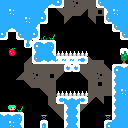

The image is a tile-based game level rendered from a .tmx file. Its description and complete source (layers, tilesets, objects, tile grids) follow:
An orthogonal 16x16 tile map with 8x8 px tiles, 5 tile layers (deco, spikes, walls, secret, ...).

<map version="1.10" tiledversion="1.11.1" orientation="orthogonal" renderorder="right-down" width="16" height="16" tilewidth="8" tileheight="8" infinite="0" nextlayerid="6" nextobjectid="1">
 <tileset firstgid="1" source="tiles.tsx" />
 <layer id="1" name="deco" width="16" height="16">
  <data encoding="csv">
0,0,0,0,0,0,0,0,46,55,46,46,0,0,0,0,
0,0,0,0,0,0,0,48,46,46,47,46,66,0,0,0,
0,0,0,0,0,0,0,0,47,0,0,48,0,0,0,0,
0,0,0,0,0,0,0,0,0,0,0,0,0,0,0,0,
0,0,0,0,0,25,16,0,0,0,0,0,0,0,0,0,
0,0,0,0,0,0,0,0,0,0,0,0,0,0,0,0,
0,0,0,0,0,0,0,0,0,0,0,0,0,0,0,51,
0,0,0,57,0,0,0,0,0,0,0,58,49,0,0,60,
0,0,0,46,46,46,46,46,46,46,46,46,46,56,0,0,
0,0,57,46,55,46,66,47,0,0,48,46,55,46,0,0,
0,0,0,48,46,46,46,0,0,0,0,46,66,46,0,0,
0,0,0,0,0,48,46,0,0,0,0,46,46,46,0,0,
0,0,0,0,0,0,46,0,0,0,0,47,48,0,0,0,
0,0,16,0,0,0,48,46,0,0,47,0,0,0,0,0,
0,0,0,0,0,0,0,48,0,0,0,0,0,0,0,0,
0,0,0,0,0,0,0,0,0,0,0,0,0,0,0,0
</data>
 </layer>
 <layer id="3" name="spikes" width="16" height="16">
  <data encoding="csv">
0,0,0,0,0,0,0,0,0,0,0,0,0,0,0,0,
0,0,0,0,0,0,0,0,0,0,0,0,0,0,0,0,
0,0,0,0,0,0,0,0,0,0,0,0,0,0,0,0,
0,0,0,0,0,0,0,0,0,0,0,0,0,0,0,0,
0,0,0,0,0,0,0,0,0,0,0,0,0,0,0,0,
0,0,0,0,0,0,0,0,0,0,0,0,0,0,0,0,
0,0,0,0,0,0,0,15,15,15,15,0,0,0,0,0,
0,0,0,0,0,0,0,0,0,0,0,0,0,0,0,0,
0,0,0,0,0,0,0,0,0,0,0,0,0,0,0,0,
0,0,0,0,0,0,0,0,0,0,0,0,0,0,0,0,
0,0,0,0,0,0,0,0,0,0,0,0,0,0,0,0,
0,0,0,0,0,0,0,15,15,15,15,0,0,0,0,0,
0,0,0,0,0,0,0,0,0,0,0,0,0,0,0,0,
0,0,0,0,0,0,0,0,0,0,0,0,0,0,0,0,
0,0,0,0,0,0,0,0,0,0,0,0,0,0,0,0,
0,0,0,0,0,0,0,0,0,0,0,0,0,0,0,0
</data>
 </layer>
 <layer id="2" name="walls" width="16" height="16">
  <data encoding="csv">
20,20,20,20,20,20,29,30,0,0,0,0,28,20,20,20,
20,32,20,20,20,21,0,0,0,0,0,0,0,19,32,20,
20,20,20,32,20,30,0,0,0,0,0,0,0,28,20,20,
20,29,20,20,21,0,0,0,0,0,0,0,0,0,28,20,
30,0,28,20,30,0,0,0,0,0,0,0,0,0,0,28,
0,0,0,31,10,11,12,0,0,0,0,0,0,0,0,0,
0,0,0,0,19,20,21,0,0,0,0,0,0,0,0,0,
0,0,0,0,28,29,29,14,14,14,39,0,0,0,0,0,
0,0,0,0,0,0,0,0,13,13,0,0,0,0,10,11,
0,0,0,0,0,0,0,0,0,0,0,0,0,0,19,20,
0,0,0,0,0,0,0,0,0,0,0,0,0,0,19,20,
0,0,0,0,0,0,0,0,0,0,0,0,0,0,19,32,
0,0,0,0,0,0,0,37,11,11,39,0,0,0,19,20,
0,1,0,0,0,0,0,0,19,21,0,0,0,0,19,20,
11,11,12,0,0,0,0,0,19,21,0,0,0,0,19,20,
20,32,21,0,0,22,0,0,19,21,0,0,0,10,20,20
</data>
 </layer>
 <layer id="4" name="secret" width="16" height="16">
  <data encoding="csv">
0,0,0,0,0,0,0,0,75,75,75,75,0,0,0,0,
0,0,0,0,0,0,0,0,0,0,0,0,0,0,0,0,
0,0,0,0,0,0,0,0,0,0,0,0,0,0,0,0,
0,0,0,0,0,0,0,0,0,0,0,0,0,0,0,0,
0,0,0,0,0,0,0,0,0,0,0,0,0,0,0,0,
0,0,0,0,0,0,0,0,0,0,0,0,0,0,0,0,
0,0,0,0,0,0,0,0,0,0,0,0,0,0,0,0,
0,0,0,0,0,0,0,0,0,0,0,0,0,0,0,0,
0,0,0,0,0,0,0,0,0,0,0,0,0,0,0,0,
0,0,0,0,0,0,0,0,0,0,0,0,0,0,0,0,
0,0,0,0,0,0,0,0,0,0,0,0,0,0,0,0,
0,0,0,0,0,0,0,0,0,0,0,0,0,0,0,0,
0,0,0,0,0,0,0,0,0,0,0,0,0,0,0,0,
0,0,0,0,0,0,0,0,0,0,0,0,0,0,0,0,
0,0,0,0,0,0,0,0,0,0,0,0,0,0,0,0,
0,0,0,0,0,0,0,0,0,0,0,0,0,0,0,0
</data>
 </layer>
 <layer id="5" name="specials" width="16" height="16">
  <data encoding="csv">
0,0,0,0,0,0,0,0,0,0,0,0,0,0,0,0,
0,0,0,0,0,0,0,0,0,0,0,0,0,0,0,0,
0,0,0,0,0,0,0,0,0,0,0,0,0,0,0,0,
0,0,0,0,0,0,0,0,0,0,0,0,0,0,0,0,
0,0,0,0,0,0,0,0,0,0,0,0,0,0,0,0,
0,0,0,0,0,0,0,0,0,0,0,0,0,0,0,0,
0,27,0,0,0,0,0,0,0,0,0,0,0,0,0,0,
0,0,0,0,0,0,0,0,0,0,0,0,0,0,0,0,
0,0,0,0,0,0,0,0,0,0,0,0,0,0,0,0,
0,0,0,0,0,0,0,0,0,0,0,0,0,0,0,0,
0,0,0,0,0,0,0,0,0,0,0,0,0,0,0,0,
0,0,0,0,0,0,0,0,0,0,0,0,0,0,0,0,
0,0,0,0,0,0,0,0,0,0,0,0,0,0,0,0,
0,0,0,0,0,0,0,0,0,0,0,0,0,0,0,0,
0,0,0,0,0,17,0,0,0,0,0,0,0,17,0,0,
0,0,0,0,0,0,0,0,0,0,0,0,0,0,0,0
</data>
 </layer>
</map>